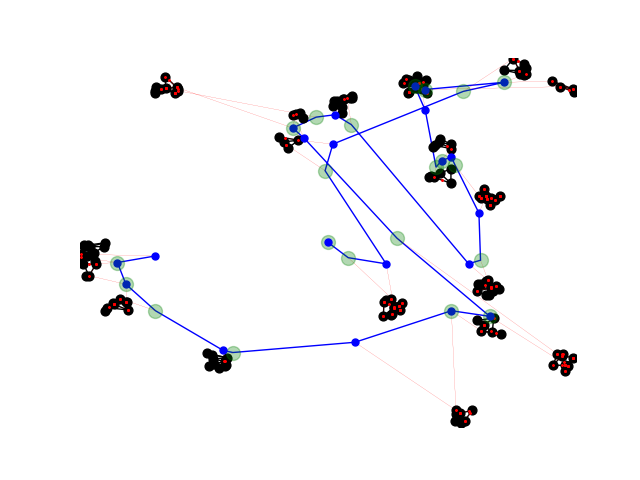

Generate this figure with Python:
"""Tenemos un conjunto E de entornos y un conjunto de poligonales P de las que queremos recorrer un porcentaje alfa p . Buscamos
   un tour de mínima distancia que alterne poligonal-entorno y que visite todas las poligonales"""


# Incluimos primero los paquetes
import gurobipy as gp
import pdb
from gurobipy import GRB
import numpy as np
from itertools import product
import random
import matplotlib.pyplot as plt
from matplotlib.patches import Circle, Polygon
from matplotlib.collections import PatchCollection
import matplotlib.lines as mlines
from data import *
from entorno import *
from PDMTZ_heuristic2 import PDMTZ_heuristic
import copy
import estimacion_M as eM
import networkx as nx
import auxiliar_functions as af

# Definicion de los datos
""" P: conjunto de poligonales a agrupar
    E: conjunto de entornos
    T: sucesion de etapas
    C(e): centro del entorno e
    R(e): radio del entorno e
    p: indice de las poligonales
    e: indice de los entornos
    t: indice de las etapas
    n: dimension del problema
"""

# np.random.seed(1)
#
# lista = [4, 4, 4, 4]
# nG = len(lista)
# datos = Data([], m=nG, r=1, grid = False, tmax=120, alpha = True,
#              init=True,
#              show=True,
#              seed=2)
#
# datos.generar_grid()
# #
# # # path = [0, 2, 3, 4, 1, 5]
# # # z = af.path2matrix(path)
# #
# datos.generar_grafos(lista)

def PDMTZ(datos):

    orig = datos.orig
    dest = datos.dest
    grafos = datos.mostrar_datos()
    # print(grafos[0].V)

    result = []

    nG = datos.m
    T_index = range(datos.m + 2)
    T_index_prima = range(1, datos.m+1)
    T_index_primaprima = range(datos.m+1)

    vD = datos.vD

    vC = datos.vC
    # Creamos el modelo8
    MODEL = gp.Model("PD-Mtz")

    # Variables que modelan las distancias
    # Variable binaria ugi = 1 si en la etapa t entramos por el segmento sgi
    ugi_index = []

    for g in T_index_prima:
        for i in grafos[g-1].aristas:
            ugi_index.append((g, i))


    ugi = MODEL.addVars(ugi_index, vtype=GRB.BINARY, name='ugi')

    # Variable continua no negativa dgLi que indica la distancia desde el punto de lanzamiento hasta el segmento
    # sgi.
    dgLi_index = ugi_index

    dgLi = MODEL.addVars(dgLi_index, vtype=GRB.CONTINUOUS, lb=0.0, name='dgLi')
    auxgLi = MODEL.addVars(dgLi_index, 2, vtype=GRB.CONTINUOUS, lb=0.0, name='difgLi')

    # Variable continua no negativa pgLi = ugi * dgLi
    pgLi_index = ugi_index

    pgLi = MODEL.addVars(pgLi_index, vtype=GRB.CONTINUOUS, lb=0.0, name='pgLi')


    # Variable binaria vgi = 1 si en la etapa t salimos por el segmento sgi
    vgi_index = ugi_index

    vgi = MODEL.addVars(vgi_index, vtype=GRB.BINARY, name='vgi')

    # Variable continua no negativa dgRi que indica la distancia desde el punto de salida del segmento sgi hasta el
    # punto de recogida del camion
    dgRi_index = ugi_index

    dgRi = MODEL.addVars(dgRi_index, vtype=GRB.CONTINUOUS, lb=0.0, name='dgRi')
    auxgRi = MODEL.addVars(dgRi_index, 2, vtype=GRB.CONTINUOUS, lb=0.0, name='difgRi')


    # Variable continua no negativa pgRi = vgi * dgRi
    pgRi_index = ugi_index

    pgRi = MODEL.addVars(pgRi_index, vtype=GRB.CONTINUOUS, lb=0.0, name='pgRi')


    # Variable binaria zgij = 1 si voy del segmento i al segmento j del grafo g.
    zgij_index = []
    sgi_index = []

    for g in T_index_prima:
        for i in grafos[g-1].aristas:
            sgi_index.append((g, i))
            for j in grafos[g-1].aristas:
                if i != j:
                    zgij_index.append((g, i, j))

    zgij = MODEL.addVars(zgij_index, vtype=GRB.BINARY, name='zgij')
    sgi = MODEL.addVars(sgi_index, vtype=GRB.CONTINUOUS, lb=0, name='sgi')

    # Variable continua no negativa dgij que indica la distancia entre los segmentos i j en el grafo g.
    dgij_index = zgij_index

    dgij = MODEL.addVars(dgij_index, vtype=GRB.CONTINUOUS, lb=0.0, name='dgij')
    auxgij = MODEL.addVars(
        dgij_index, 2, vtype=GRB.CONTINUOUS, lb=0.0, name='dgij')

    # Variable continua no negativa pgij = zgij * dgij
    pgij_index = zgij_index

    pgij = MODEL.addVars(pgij_index, vtype=GRB.CONTINUOUS, lb=0.0, name='pgij')

    # Distancia del punto de lanzamiento al punto de recogida
    dLR = MODEL.addVars(T_index_prima, vtype = GRB.CONTINUOUS, lb = 0.0, name = 'dLR')
    auxLR = MODEL.addVars(T_index_prima, 2, vtype = GRB.CONTINUOUS, lb = 0.0, name = 'difLR')

    # Variable binaria z que vale uno si se va del grafo g al grafo g'
    z_index = []

    for v in T_index:
        for w in T_index:
            if v != w:
                z_index.append((v, w))

    z = MODEL.addVars(z_index, vtype=GRB.BINARY, name='z')
    s = MODEL.addVars(T_index, vtype=GRB.CONTINUOUS, lb=0, name='s')

    dRL = MODEL.addVars(z_index, vtype = GRB.CONTINUOUS, lb = 0.0, name = 'dRL')
    auxRL = MODEL.addVars(z_index, 2, vtype = GRB.CONTINUOUS, lb = 0.0, name = 'difRL')
    pRL = MODEL.addVars(z_index, vtype = GRB.CONTINUOUS, lb = 0.0, name = 'pRL')

    # Variables que modelan los puntos de entrada o recogida
    # xL: punto de salida del dron del camion en la etapa t
    xL_index = []

    for g in T_index:
        for dim in range(2):
            xL_index.append((g, dim))

    xL = MODEL.addVars(xL_index, vtype=GRB.CONTINUOUS, name='xL')

    # xR: punto de recogida del dron del camion en la etapa t
    xR_index = []

    for t in T_index:
        for dim in range(2):
            xR_index.append((t, dim))

    xR = MODEL.addVars(xR_index, vtype=GRB.CONTINUOUS, name='xR')

    # Rgi: punto de recogida del dron para el segmento sgi
    Rgi_index = []
    rhogi_index = []

    for g in T_index_prima:
        for i in grafos[g-1].aristas:
            rhogi_index.append((g, i))
            for dim in range(2):
                Rgi_index.append((g, i, dim))

    Rgi = MODEL.addVars(Rgi_index, vtype=GRB.CONTINUOUS, name='Rgi')
    rhogi = MODEL.addVars(rhogi_index, vtype=GRB.CONTINUOUS, lb=0.0, ub=1.0, name='rhogi')

    # Lgi: punto de lanzamiento del dron del segmento sgi
    Lgi_index = Rgi_index
    landagi_index = rhogi_index

    Lgi = MODEL.addVars(Lgi_index, vtype=GRB.CONTINUOUS, name='Lgi')
    landagi = MODEL.addVars(landagi_index, vtype=GRB.CONTINUOUS, lb=0.0, ub=1.0, name='landagi')

    # Variables auxiliares para modelar el valor absoluto
    mingi = MODEL.addVars(rhogi_index, vtype=GRB.CONTINUOUS, lb=0.0, ub = 1.0, name='mingi')
    maxgi = MODEL.addVars(rhogi_index, vtype=GRB.CONTINUOUS, lb=0.0, ub = 1.0, name='maxgi')
    entrygi = MODEL.addVars(rhogi_index, vtype=GRB.BINARY, name='entrygi')
    mugi = MODEL.addVars(rhogi_index, vtype = GRB.BINARY, name = 'mugi')
    pgi = MODEL.addVars(rhogi_index, vtype = GRB.CONTINUOUS, lb = 0.0, ub = 1.0, name = 'pgi')
    alphagi = MODEL.addVars(rhogi_index, vtype = GRB.CONTINUOUS, lb = 0.0, ub = 1.0, name = 'alphagi')

    MODEL.update()

    # if datos.init:
    #     try:
    if datos.init:
        try:
            vals = PDMTZ_heuristic(datos)
            results = vals[3]
            # for g in T_index_prima:
            sols = MODEL.read('./soluciones/PDMTZ-Heur.sol'.format(g))
    # print(sols)
        except:
            print('No ha encontrado solucion inicial')
    # else:
    #     print('Resolviendo sin solucion inicial')


    # Para cada grafo g, existe un segmento i y una etapa t donde hay que recoger al dron
    MODEL.addConstrs((ugi.sum(g, '*') == 1 for g in T_index_prima), name = 'entrag')
    MODEL.addConstrs((vgi.sum(g, '*') == 1 for g in T_index_prima), name = 'saleg')

    # MODEL.addConstrs(ugi.sum('*', i, '*') == 1 for i in range(nG))
    # MODEL.addConstrs(vgi.sum('*', i, '*') == 1 for g in range(nG))

    # De todos los segmentos hay que salir y entrar menos de aquel que se toma como entrada al grafo y como salida del grafo
    MODEL.addConstrs((mugi[g, i] - ugi[g, i] == zgij.sum(g, '*', i) for g, i, j in zgij.keys()), name = 'flujou')
    MODEL.addConstrs((mugi[g, i] - vgi[g, i] == zgij.sum(g, i, '*') for g, i, j in zgij.keys()), name = 'flujov')

    MODEL.addConstrs((pgi[g, i] >= mugi[g, i] + alphagi[g, i] - 1 for g, i in rhogi.keys()), name = 'pgi1')
    MODEL.addConstrs((pgi[g, i] <= mugi[g, i] for g, i in rhogi.keys()), name = 'pgi2')
    MODEL.addConstrs((pgi[g, i] <= alphagi[g, i] for g, i in rhogi.keys()), name = 'pgi3')


    # Eliminación de subtours
    for g in T_index_prima:
        for i in grafos[g-1].aristas[0:]:
            for j in grafos[g-1].aristas[0:]:
                if i != j:
                    MODEL.addConstr(grafos[g-1].num_aristas - 1 >= (sgi[g, i] - sgi[g, j]) + grafos[g-1].num_aristas * zgij[g, i, j])

    # for g in range(nG):
    #     MODEL.addConstr(sgi[g, grafos[g].aristas[0]] == 0)

    for g in T_index_prima:
        for i in grafos[g-1].aristas[0:]:
            MODEL.addConstr(sgi[g, i] >= 0)
            MODEL.addConstr(sgi[g, i] <= grafos[g-1].num_aristas - 1)


    # Restricciones de distancias y producto
    MODEL.addConstrs((auxgLi[g, i, dim] >=   xL[g, dim] - Rgi[g, i, dim]) for g, i, dim in auxgLi.keys())
    MODEL.addConstrs((auxgLi[g, i, dim] >= - xL[g, dim] + Rgi[g, i, dim]) for g, i, dim in auxgLi.keys())

    MODEL.addConstrs((auxgLi[g, i, 0]*auxgLi[g, i, 0] + auxgLi[g, i, 1] * auxgLi[g, i, 1] <= dgLi[g, i] * dgLi[g, i] for g, i in ugi.keys()), name = 'u-conic')

    SmallM = 0
    # BigM = 10000

    BigM = 0
    for g in T_index_prima:
        for h in T_index_prima:
            BigM = max(max([np.linalg.norm(v - w) for v in grafos[g-1].V for w in grafos[h-1].V]), BigM)

    # MODEL.addConstr(ugi[1, 101] == 1)
    # MODEL.addConstr(vgi[1, 203] == 1)

    MODEL.addConstrs((pgLi[g, i] >= SmallM * ugi[g, i]) for g, i in ugi.keys())
    MODEL.addConstrs((pgLi[g, i] >= dgLi[g, i] - BigM * (1 - ugi[g, i])) for g, i in ugi.keys())

    MODEL.addConstrs((auxgij[g, i, j, dim] >=   Lgi[g, i, dim] - Rgi[g, j, dim]) for g, i, j, dim in auxgij.keys())
    MODEL.addConstrs((auxgij[g, i, j, dim] >= - Lgi[g, i, dim] + Rgi[g, j, dim]) for g, i, j, dim in auxgij.keys())

    MODEL.addConstrs((auxgij[g, i, j, 0]*auxgij[g, i, j, 0] + auxgij[g, i, j, 1] * auxgij[g, i, j, 1] <= dgij[g, i, j] * dgij[g, i, j] for g, i, j in dgij.keys()), name = 'zgij-conic')


    for g, i, j in zgij.keys():
        first_i = i // 100 - 1
        second_i = i % 100
        first_j = j // 100 - 1
        second_j = j % 100

        segm_i = Poligonal(np.array([[grafos[g-1].V[first_i, 0], grafos[g-1].V[first_i, 1]], [
                           grafos[g-1].V[second_i, 0], grafos[g-1].V[second_i, 1]]]), grafos[g-1].A[first_i, second_i])
        segm_j = Poligonal(np.array([[grafos[g-1].V[first_j, 0], grafos[g-1].V[first_j, 1]], [
                           grafos[g-1].V[second_j, 0], grafos[g-1].V[second_j, 1]]]), grafos[g-1].A[first_j, second_j])

        BigM_local = eM.estima_BigM_local(segm_i, segm_j)
        SmallM_local = eM.estima_SmallM_local(segm_i, segm_j)
        MODEL.addConstr((pgij[g, i, j] >= SmallM_local * zgij[g, i, j]))
        MODEL.addConstr((pgij[g, i, j] >= dgij[g, i, j] - BigM_local * (1 - zgij[g, i, j])))

    MODEL.addConstrs((auxgRi[g, i, dim] >=   Lgi[g, i, dim] - xR[g, dim]) for g, i, dim in auxgRi.keys())
    MODEL.addConstrs((auxgRi[g, i, dim] >= - Lgi[g, i, dim] + xR[g, dim]) for g, i, dim in auxgRi.keys())

    MODEL.addConstrs((auxgRi[g, i, 0]*auxgRi[g, i, 0] + auxgRi[g, i, 1] * auxgRi[g, i, 1] <= dgRi[g, i] * dgRi[g, i] for g, i in vgi.keys()), name = 'v-conic')


    # SmallM = 0
    #BigM = 10000
    MODEL.addConstrs((pgRi[g, i] >= SmallM * vgi[g, i]) for g, i in vgi.keys())
    MODEL.addConstrs((pgRi[g, i] >= dgRi[g, i] - BigM * (1 - vgi[g, i])) for g, i in vgi.keys())

    MODEL.addConstrs((auxRL[g1, g2, dim] >=   xR[g1, dim] - xL[g2, dim]) for g1, g2, dim in auxRL.keys())
    MODEL.addConstrs((auxRL[g1, g2, dim] >= - xR[g1, dim] + xL[g2, dim]) for g1, g2, dim in auxRL.keys())
    MODEL.addConstrs((auxRL[g1, g2, 0]*auxRL[g1, g2, 0] + auxRL[g1, g2, 1] * auxRL[g1, g2, 1] <= dRL[g1, g2] * dRL[g1, g2] for g1, g2 in dRL.keys()), name = 'RL-conic')

    BigM_z = np.zeros((nG+2, nG+2))

    for g1, g2 in z_index:
        if g1 == 0 and g2 < nG+1:
            BigM_z[g1, g2] = max([np.linalg.norm(datos.orig - v) for v in grafos[g2-1].V])
        elif g2 == 0 and g1 < nG+1:
            BigM_z[g1, g2] = max([np.linalg.norm(datos.orig - v) for v in grafos[g1-1].V])
        elif g1 == nG+1 and g2 > 0:
            BigM_z[g1, g2] = max([np.linalg.norm(dest - v) for v in grafos[g2-1].V])
        elif g2 == nG+1 and g1 > 0:
            BigM_z[g1, g2] = max([np.linalg.norm(dest - v) for v in grafos[g1-1].V])
        if g1 > 0 and g2 > 0 and g1 < nG+1 and g2 < nG+1:
            BigM_z[g1, g2] = max([np.linalg.norm(u - v) for u in grafos[g1-1].V for v in grafos[g2-1].V])


    MODEL.addConstrs(pRL[g1, g2] >= SmallM * z[g1, g2] for g1, g2 in z_index)
    MODEL.addConstrs(pRL[g1, g2] >= dRL[g1, g2] - BigM_z[g1, g2] * (1 - z[g1, g2]) for g1, g2 in z_index)

    # Restricciones para formar un tour
    MODEL.addConstr(z.sum('*', 0) == 0)
    MODEL.addConstr(z.sum(datos.m+1, '*') == 0)
    MODEL.addConstr(z.sum(0, '*') - z[0, datos.m+1] == 1)
    MODEL.addConstr(z.sum('*', datos.m+1) - z[0, datos.m+1] == 1)
    MODEL.addConstrs(z.sum(v, '*') == 1 for v in T_index_prima)
    MODEL.addConstrs(z.sum('*', v) == 1 for v in T_index_prima)

    # MODEL.addConstr(gp.quicksum(z[v, 0] for v in T_index if v != 0) == 0)
    # MODEL.addConstr(gp.quicksum(z[nG+1, w] for w in T_index_prima) == 0)
    # MODEL.addConstrs(gp.quicksum(z[v , w] for w in T_index_prima if w != v) == 1 for v in T_index_prima)
    # MODEL.addConstrs(gp.quicksum(z[w , v] for w in T_index_prima if w != v) == 1 for v in T_index_prima)
    # MODEL.addConstr(gp.quicksum(z[0, w] for w in T_index if w != 0) == 1)
    # MODEL.addConstr(gp.quicksum(z[v, nG+1] for v in T_index if v != nG+1) == 0)

    # Conectividad
    for v in T_index_prima:
        for w in T_index_prima:
            if v != w:
                MODEL.addConstr(len(T_index) - 1 >= (s[v] - s[w]) + len(T_index) * z[v, w])

    # for v in range(1, nG+1):
    #     MODEL.addConstr(s[v] - s[0] + (nG+1 - 2)*z[0, v] <= len(T_index) - 1)
    #
    # for v in range(1, nG+1):
    #     MODEL.addConstr(s[0] - s[v] + (nG+1 - 1)*z[v, 0] <= 0)

    # for v in range(1, nG+1):
    #     MODEL.addConstr(-z[0,v] - s[v] + (nG+1-3)*z[v,0] <= -2, name="LiftedLB(%s)"%v)
    #     MODEL.addConstr(-z[v,0] + s[v] + (nG+1-3)*z[0,v] <= nG+1-2, name="LiftedUB(%s)"%v)

    for v in T_index_prima:
        MODEL.addConstr(s[v] >= 1)
        MODEL.addConstr(s[v] <= len(T_index) - 1)

    MODEL.addConstr(s[0] == 0)
    MODEL.addConstr(s[nG + 1] == nG+1)

    MODEL.addConstrs((auxLR[g, dim] >=   xL[g, dim] - xR[g, dim]) for g, dim in auxLR.keys())
    MODEL.addConstrs((auxLR[g, dim] >= - xL[g, dim] + xR[g, dim]) for g, dim in auxLR.keys())
    MODEL.addConstrs((auxLR[g, 0]*auxLR[g, 0] + auxLR[g, 1] * auxLR[g, 1] <= dLR[g] * dLR[g] for g in dLR.keys()), name = 'LR-conic')

    MODEL.addConstrs((pgLi.sum(g, '*') + pgij.sum(g, '*', '*') +  gp.quicksum(pgi[g, i]*grafos[g-1].longaristas[i // 100 - 1, i % 100] for i in grafos[g-1].aristas) + pgRi.sum(g, '*'))/vD <= dLR[g]/vC for g in T_index_prima)

    # MODEL.addConstrs(dLR[g] <= 150 for g in dLR.keys())
    # MODEL.addConstrs((pgLi.sum('*', '*', t) +
    #                   pgij.sum(g, '*', '*') +
    #                   ugi.sum(g, '*', '*')*longitudes[g-1] +
    #                   pgRi.sum('*', '*', t))/vD <= dLR[t]/vC for t in T_index_prima for g in T_index_prima)
    # MODEL.addConstrs((dLR[t]/vD <= 50) for t in T_index_prima)
    # MODEL.addConstrs((pgLi[g, i, t]
    #                   + pgij.sum(g, '*', '*') + grafos[g-1].A[i // 100 - 1, i % 100]*grafos[g-1].longaristas[i // 100 - 1, i % 100]
    #                   + pgRi[g, i, t])/vD <= dLR[t]/vC for g, i, t in pgLi.keys())

    # MODEL.addConstr(z[0, 2] + z[1, 3] + z[2, 1] + z[3, 4] == 4)

    for g, i in rhogi.keys():
        first = i // 100 - 1
        second = i % 100
        MODEL.addConstr(rhogi[g, i] - landagi[g, i] == maxgi[g, i] - mingi[g, i])
        MODEL.addConstr(maxgi[g, i] + mingi[g, i] == alphagi[g, i])
        if datos.alpha:
            MODEL.addConstr(pgi[g, i] >= grafos[g-1].A[first, second])
        MODEL.addConstr(maxgi[g, i] <= 1 - entrygi[g, i])
        MODEL.addConstr(mingi[g, i] <= entrygi[g, i])
        MODEL.addConstr(Rgi[g, i, 0] == rhogi[g, i] * grafos[g-1].V[first, 0] + (1 - rhogi[g, i]) * grafos[g-1].V[second, 0])
        MODEL.addConstr(Rgi[g, i, 1] == rhogi[g, i] * grafos[g-1].V[first, 1] + (1 - rhogi[g, i]) * grafos[g-1].V[second, 1])
        MODEL.addConstr(Lgi[g, i, 0] == landagi[g, i] * grafos[g-1].V[first, 0] + (1 - landagi[g, i]) * grafos[g-1].V[second, 0])
        MODEL.addConstr(Lgi[g, i, 1] == landagi[g, i] * grafos[g-1].V[first, 1] + (1 - landagi[g, i]) * grafos[g-1].V[second, 1])

    if not(datos.alpha):
        for g in T_index_prima:
            MODEL.addConstr(gp.quicksum(pgi[g, i]*grafos[g-1].longaristas[i // 100 - 1, i % 100] for i in grafos[g-1].aristas) >= grafos[g-1].alpha*grafos[g-1].longitud)


    # Origen y destino
    MODEL.addConstrs(xL[0, dim] == datos.orig[dim] for dim in range(2))
    MODEL.addConstrs(xR[0, dim] == datos.orig[dim] for dim in range(2))

    MODEL.addConstrs(xL[nG+1, dim] == dest[dim] for dim in range(2))
    MODEL.addConstrs(xR[nG+1, dim] == dest[dim] for dim in range(2))

    MODEL.update()

    objective = gp.quicksum(pgLi[g, i] + pgRi[g, i] for g, i in pgRi.keys()) + gp.quicksum(pgij[g, i, j] for g, i, j in pgij.keys()) + gp.quicksum(pgi[g, i]*grafos[g-1].longaristas[i // 100 - 1, i % 100] for g in T_index_prima for i in grafos[g-1].aristas) + gp.quicksum(3*dLR[g] for g in dLR.keys()) + gp.quicksum(3*pRL[g1, g2] for g1, g2 in dRL.keys())

    # objective = gp.quicksum(1*dLR[g] for g in dLR.keys()) + gp.quicksum(1*pRL[g1, g2] for g1, g2 in dRL.keys()) # + gp.quicksum(1e5*holg[g] for g in holg.keys())

    # objective = gp.quicksum(dRL[t] + dLR[t] for t in T_index)

    MODEL.setObjective(objective, GRB.MINIMIZE)
    MODEL.Params.Threads = 6
    # MODEL.Params.NumericFocus = 3
    # MODEL.Params.Heuristics = 0
    # MODEL.Params.NonConvex = 2
    MODEL.Params.timeLimit = datos.tmax
    # MODEL.Params.FeasibilityTol = 1e-2

    MODEL.update()
    # MODEL.computeIIS()
    # MODEL.write('casa.ilp')

    MODEL.write('AMDRPG-MTZ.lp')
    MODEL.write('AMDRPG-MTZ.mps')
    MODEL.optimize()



    # MODEL.update()

    if MODEL.Status == 3:
        MODEL.computeIIS()
        MODEL.write('casa.ilp')
        result =  [np.nan, np.nan, np.nan, np.nan]
        if datos.init:
            try:
                result.append(results[0])
                result.append(results[1])
            except:
                print('El heuristico no ha encontrado initial sol')
        if datos.grid:
            result.append('Grid')
        else:
            result.append('Delauney')

        if datos.alpha:
            result.append('Alpha-e')
        else:
            result.append('Alpha-g')

        result.append('MTZ')


        return result

    if MODEL.SolCount == 0:
        result =  [np.nan, np.nan, np.nan, np.nan]
        if datos.init:
            try:
                result.append(results[0])
                result.append(results[1])
            except:
                result.append(np.nan)
                result.append(np.nan)
                print('El heuristico no ha encontrado initial sol')
        if datos.grid:
            result.append('Grid')
        else:
            result.append('Delauney')

        if datos.alpha:
            result.append('Alpha-e')
        else:
            result.append('Alpha-g')

        result.append('MTZ')

        return result

    MODEL.write('solution_MTZ.sol')


    result.append(MODEL.getAttr('MIPGap'))
    result.append(MODEL.Runtime)
    result.append(MODEL.getAttr('NodeCount'))
    result.append(MODEL.ObjVal)

    if datos.init:
        try:
            result.append(results[0])
            result.append(results[1])
        except:
            result.append(np.nan)
            result.append(np.nan)
            print('El heuristico no ha encontrado initial sol')

    if datos.grid:
        result.append('Grid')
    else:
        result.append('Delauney')

    if datos.alpha:
        result.append('Alpha-e')
    else:
        result.append('Alpha-g')

    result.append('MTZ')


    vals_u = MODEL.getAttr('x', ugi)
    selected_u = gp.tuplelist((g, i)
                              for g, i in vals_u.keys() if vals_u[g, i] > 0.5)
    # print(selected_u)

    vals_zgij = MODEL.getAttr('x', zgij)
    selected_zgij = gp.tuplelist((g, i, j)
                              for g, i, j in vals_zgij.keys() if vals_zgij[g, i, j] > 0.5)
    # print(selected_zgij)

    vals_v = MODEL.getAttr('x', vgi)
    selected_v = gp.tuplelist((g, i)
                              for g, i in vals_v.keys() if vals_v[g, i] > 0.5)
    # print(selected_v)

    valsz = MODEL.getAttr('x', z)

    selected_z = gp.tuplelist(e for e in valsz if valsz[e] > 0)
    # print(selected_z)
    path = af.subtour(selected_z)
    print(path)

    ind = 0
    path_C = []
    paths_D = []

    for p in path:
        path_C.append([xL[p, 0].X, xL[p, 1].X])
        path_C.append([xR[p, 0].X, xR[p, 1].X])


    for p in path[1:]:
        #    if ind < nG:
        if ind < nG:
            path_D = []
            path_D.append([xL[p, 0].X, xL[p, 1].X])
            index_g = 0
            index_i = 0
            for g, i in selected_u:
                if g == p:
                    index_g = g
                    index_i = i

            count = 0
            path_D.append([Rgi[index_g, index_i, 0].X, Rgi[index_g, index_i, 1].X])
            path_D.append([Lgi[index_g, index_i, 0].X, Lgi[index_g, index_i, 1].X])
            limite = sum([1 for g, i, j in selected_zgij if g == index_g])
            while count < limite:
                for g, i, j in selected_zgij:
                    if index_g == g and index_i == i:
                        count += 1
                        index_i = j
                        path_D.append([Rgi[index_g, index_i, 0].X, Rgi[index_g, index_i, 1].X])
                        path_D.append([Lgi[index_g, index_i, 0].X, Lgi[index_g, index_i, 1].X])

            ind += 1
            path_D.append([xR[p, 0].X, xR[p, 1].X])
        paths_D.append(path_D)

    # path_C.append([xLt[nG+1, 0].X, xLt[nG+1, 1].X])
    fig, ax = plt.subplots()
    plt.axis([0, 100, 0, 100])

    for g, i in rhogi.keys():
        first = i // 100 - 1
        second = i % 100
        if mugi[g, i].X > 0.5:
            plt.plot(Rgi[g, i, 0].X, Rgi[g, i, 1].X, 'kD', markersize=1, color='red')
            # ax.annotate("$R_" + str(g) + "^{" + str((first, second)) + "}$", xy = (Rgi[g, i, 0].X+1, Rgi[g, i, 1].X+1))
            plt.plot(Lgi[g, i, 0].X, Lgi[g, i, 1].X, 'kD', markersize=1, color='red')
            # ax.annotate("$L_" + str(g) + "^{" + str((first, second)) + "}$", xy = (Lgi[g, i, 0].X-3, Lgi[g, i, 1].X-3))

    #
    for p, i in zip(path, range(len(path))):
        # path_C.append([xL[t, 0].X, xL[t, 1].X])
        # path_C.append([xR[t, 0].X, xR[t, 1].X])
        plt.plot(xL[p, 0].X, xL[p, 1].X, 'ko', alpha = 0.3, markersize=10, color='green')
        #ax.annotate("L" + str(i), xy = (xL[p, 0].X+0.5, xL[p, 1].X+0.5))
        plt.plot(xR[p, 0].X, xR[p, 1].X, 'ko', markersize=5, color='blue')
        #ax.annotate("R" + str(i), xy = (xR[p, 0].X-1.5, xR[p, 1].X-1.5))


    ax.add_artist(Polygon(path_C, fill=False, closed = False, animated=False,
                  linestyle='-', alpha=1, color='blue'))

    for pathd in paths_D:
        ax.add_artist(Polygon(pathd, fill=False, closed=False, lw = 0.1,
                      animated=False, alpha=1, color='red'))
    #
    # ax.add_artist(Polygon(path_D, fill=False, animated=False,
    #               linestyle='dotted', alpha=1, color='red'))

    for g in range(nG):
        grafo = grafos[g]
        nx.draw(grafo.G, grafo.pos, node_size=40,
                node_color='black', alpha=1, edge_color='black')

    plt.savefig('PDMTZ.png')

    # plt.show()

    print(result)
    return result

# PDMTZ(datos)
